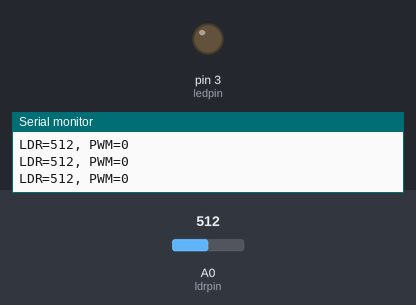
Bench run of a sketch on a simulated Arduino Uno, built with avr-gcc and run on an emulated ATmega328P. On the bench: output pins drawn as LEDs (lit = HIGH), the last lines printed to the serial monitor. The test bench sets the inputs (shaded band); at power-on: A0 (ldrpin) = 512.

Above: at 1.2 s.
1.3 s: A0 (ldrpin) set to 40
At 2.3 s:
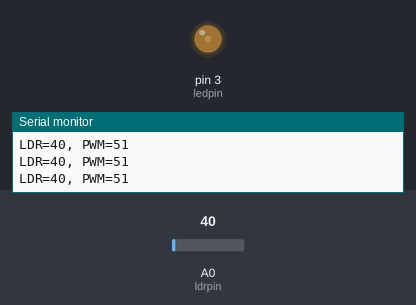
3.0 s: A0 (ldrpin) set to 0
At 3.5 s:
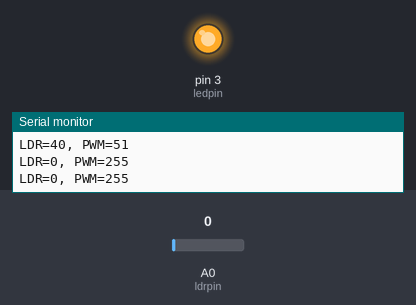
Timing chart, 0 to 6.0 s (numbered marks = the images above; inputs shaded):
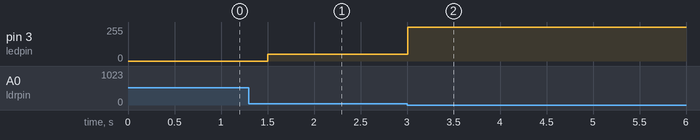

Measured:
- after the input at 1.3 s, pin 3 (ledpin): 0/255 → 51/255 after 0.20 s
- after the input at 3.0 s, pin 3 (ledpin): 51/255 → 255/255 at once

The sketch:

Light_Control.ino
```cpp
int ledpin = 3;
int ldrpin = A0;
int ldr_min = 0;
int ldr_max = 50;
int led_min = 0;
int led_max = 255;
int value = 0;

void setup()
{
  Serial.begin(9600);
}
void loop()
{
  value = analogRead(ldrpin);
  value = constrain(value, ldr_min, ldr_max);
  value = map(value, ldr_min, ldr_max, led_max, led_min);
  Serial.print("LDR=");
  Serial.print(analogRead(ldrpin));
  Serial.print(", PWM=");
  Serial.println(value);
  analogWrite(ledpin, value);
  delay(300);
}
```
